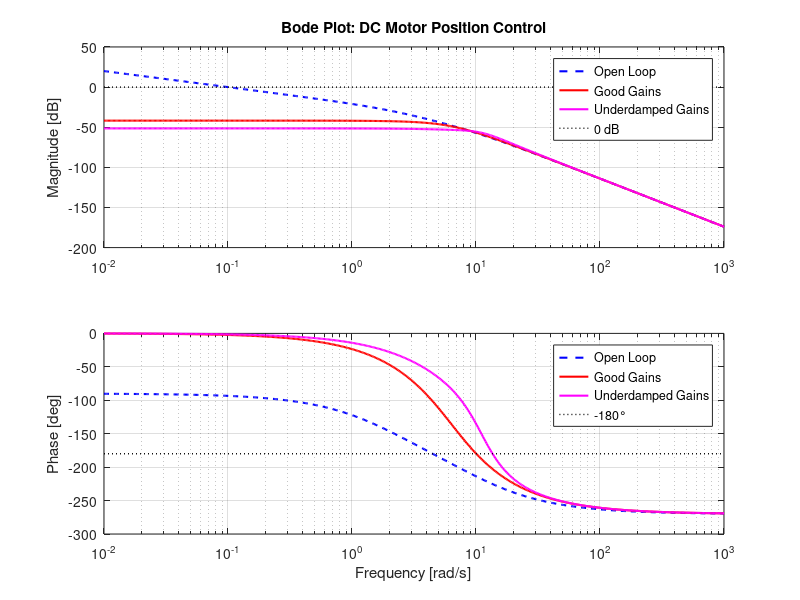
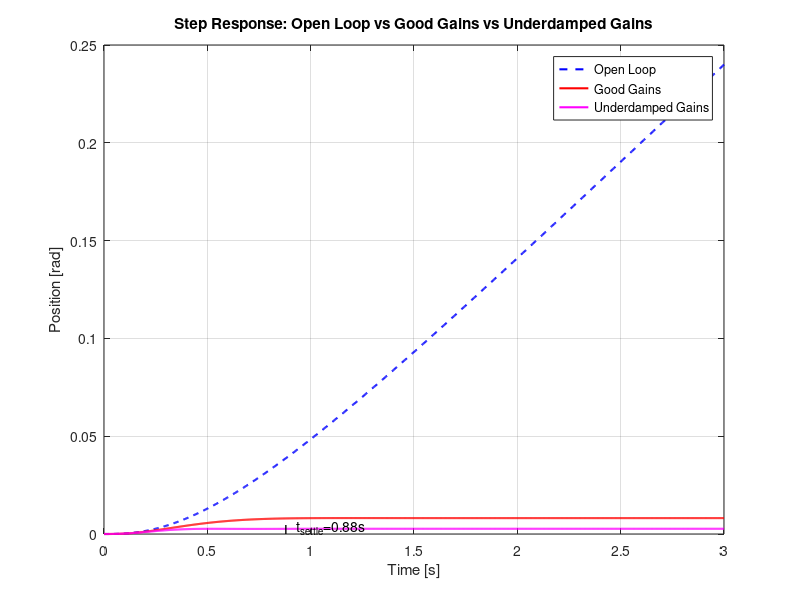

MATLAB code to generate these figures, in order:
% DC Motor Position Control
% Based on UofM CTMS model: https://ctms.engin.umich.edu/CTMS/index.php?example=MotorSpeed&section=SystemModeling
% Extended from velocity to position control by adding position state
%
% States: x = [position; velocity; current]
% Input:  u = voltage
% Output: y = position

clear all;
close all;
pkg load control;

% ── Motor Parameters (from UofM example) ─────────────────────────
J = 0.01;    % Moment of inertia [kg⋅m²]
b = 0.1;     % Viscous friction [N⋅m⋅s/rad]
K = 0.01;    % Motor constant [N⋅m/A = V⋅s/rad]
R = 1.0;     % Armature resistance [Ω]
L = 0.5;     % Armature inductance [H]

% ── State Space (UofM velocity model for reference) ───────────────
% x = [velocity; current]
A_uom = [-b/J,  K/J;
         -K/L, -R/L];
B_uom = [0; 1/L];
C_uom = [1, 0];
D_uom = 0;

sys_uom = ss(A_uom, B_uom, C_uom, D_uom);
fprintf('UofM open loop poles:\n');
eig(A_uom)

% ── Extended to Position Control ──────────────────────────────────
% Add position as first state: position_dot = velocity
% x = [position; velocity; current]
A = [0,    1,     0;
     0,  -b/J,  K/J;
     0,  -K/L, -R/L];

B = [0;
     0;
     1/L];

C = [1, 0, 0];   % measure position
D = 0;

sys_ol = ss(A, B, C, D);

fprintf('\nExtended open loop poles:\n');
ol_poles = eig(A)

% ── Performance Requirements ──────────────────────────────────────
min_convergence = -2.0;   % slowest pole allowed (rad/s)
max_convergence = -50.0;  % fastest pole allowed (rad/s)
min_damping     = 0.55;   % minimum damping ratio

% ── Helper: Check Performance ─────────────────────────────────────
function result = check_performance(poles, min_conv, max_conv, min_damp)
    result = true;
    for i = 1:length(poles)
        sigma = real(poles(i));
        omega = imag(poles(i));
        % Stability
        if sigma >= 0
            result = false;
            return;
        end
        % Convergence rate bounds
        if sigma >= min_conv || sigma <= max_conv
            result = false;
            return;
        end
        % Damping ratio for complex poles
        if abs(omega) > 1e-6
            zeta = -sigma / sqrt(sigma^2 + omega^2);
            if zeta < min_damp
                result = false;
                return;
            end
        end
    end
end

% ── Helper: Print Pole Analysis ───────────────────────────────────
function print_poles(poles, min_damp)
    for i = 1:length(poles)
        sigma = real(poles(i));
        omega = imag(poles(i));
        if abs(omega) > 1e-6
            zeta = -sigma / sqrt(sigma^2 + omega^2);
            wn   = sqrt(sigma^2 + omega^2);
            fprintf('  Pole %d: %+.4f %+.4fj  ->  zeta=%.4f, wn=%.4f rad/s', ...
                    i, sigma, omega, zeta, wn);
            if zeta < min_damp
                fprintf('  *** UNDERDAMPED ***');
            end
        else
            fprintf('  Pole %d: %+.4f (real)', i, sigma);
        end
        fprintf('\n');
    end
end

% ═════════════════════════════════════════════════════════════════
% APPROACH 1: Hand-Tuned PID Gains (Good)
% Designer picks gains directly, we find out where the poles ended up
% ═════════════════════════════════════════════════════════════════
fprintf('\n══════════════════════════════════════════\n');
fprintf('SCENARIO 1: Hand-Tuned Gains (Good)\n');
fprintf('══════════════════════════════════════════\n');

Kp_good     = 123.0;
Kd_good     = 20.49;
Ki_eff_good = 2.0;
K_good = [Kp_good, Kd_good, Ki_eff_good];

fprintf('Hand-tuned gains: Kp=%.4f, Kd=%.4f, Ki_eff=%.4f\n', Kp_good, Kd_good, Ki_eff_good);

A_cl_good = A - B * K_good;
sys_cl_good = ss(A_cl_good, B, C, D);
poles_good = eig(A_cl_good);

fprintf('Resulting poles:\n');
print_poles(poles_good, min_damping);

if check_performance(poles_good, min_convergence, max_convergence, min_damping)
    fprintf('PASS: all performance requirements met\n');
else
    fprintf('FAIL: performance requirements violated\n');
end

% ═════════════════════════════════════════════════════════════════
% APPROACH 2: Hand-Tuned PID Gains (Underdamped)
% Engineer increased Kp chasing faster response - poles look fine
% on paper but damping ratio is too low
% ═════════════════════════════════════════════════════════════════
fprintf('\n══════════════════════════════════════════\n');
fprintf('SCENARIO 2: Hand-Tuned Gains (Underdamped)\n');
fprintf('══════════════════════════════════════════\n');

Kp_bad     = 375.0;
Kd_bad     = 62.49;
Ki_eff_bad = 2.0;
K_bad = [Kp_bad, Kd_bad, Ki_eff_bad];

fprintf('Hand-tuned gains: Kp=%.4f, Kd=%.4f, Ki_eff=%.4f\n', ...
        Kp_bad, Kd_bad, Ki_eff_bad);

A_cl_bad = A - B * K_bad;
sys_cl_bad = ss(A_cl_bad, B, C, D);
poles_bad = eig(A_cl_bad);

fprintf('Resulting poles:\n');
print_poles(poles_bad, min_damping);

if check_performance(poles_bad, min_convergence, max_convergence, min_damping)
    fprintf('PASS: all performance requirements met\n');
else
    fprintf('FAIL: performance requirements violated - would be compile error in C++\n');
end

% ── Bode Plot ─────────────────────────────────────────────────────
figure(1);
w = logspace(-2, 3, 500);

[mag_ol,   phase_ol]   = bode(sys_ol,        w);
[mag_good, phase_good] = bode(sys_cl_good, w);
[mag_bad,  phase_bad]  = bode(sys_cl_bad,    w);

mag_ol    = squeeze(mag_ol);    phase_ol    = squeeze(phase_ol);
mag_good  = squeeze(mag_good);  phase_good  = squeeze(phase_good);
mag_bad   = squeeze(mag_bad);   phase_bad   = squeeze(phase_bad);

subplot(2,1,1);
semilogx(w, 20*log10(mag_ol),            'b--', 'LineWidth', 1.5); hold on;
semilogx(w, 20*log10(mag_good),          'r-',  'LineWidth', 1.5);
semilogx(w, 20*log10(mag_bad),           'm-',  'LineWidth', 1.5);
semilogx([w(1), w(end)], [0, 0],         'k:',  'LineWidth', 1.0);
ylabel('Magnitude [dB]');
title('Bode Plot: DC Motor Position Control');
legend('Open Loop', 'Good Gains', 'Underdamped Gains', '0 dB');
grid on;

subplot(2,1,2);
semilogx(w, phase_ol,                        'b--', 'LineWidth', 1.5); hold on;
semilogx(w, phase_good,                      'r-',  'LineWidth', 1.5);
semilogx(w, phase_bad,                       'm-',  'LineWidth', 1.5);
semilogx([w(1), w(end)], [-180, -180],       'k:',  'LineWidth', 1.0);
ylabel('Phase [deg]');
xlabel('Frequency [rad/s]');
legend('Open Loop', 'Good Gains', 'Underdamped Gains', '-180°');
grid on;

% ── Step Response ─────────────────────────────────────────────────
figure(2);
t = linspace(0, 3, 1000);

[y_ol,   t_ol]   = step(sys_ol,        t);
[y_good, t_good] = step(sys_cl_good, t);
[y_bad,  t_bad]  = step(sys_cl_bad,    t);

plot(t_ol,   y_ol,   'b--', 'LineWidth', 1.5); hold on;
plot(t_good, y_good, 'r-',  'LineWidth', 1.5);
plot(t_bad,  y_bad,  'm-',  'LineWidth', 1.5);

% Settling time for good gains
steady_state = y_good(end);
settled = find(abs(y_good - steady_state) > 0.02 * abs(steady_state));
if ~isempty(settled)
    t_settle = t_good(settled(end));
    fprintf('\nGood gains settling time (2%%): %.3f s\n', t_settle);
    plot([t_settle, t_settle], [0, steady_state], 'k--', 'LineWidth', 1.0);
    text(t_settle + 0.05, steady_state * 0.4, ...
         sprintf('t_{settle}=%.2fs', t_settle));
end

xlabel('Time [s]');
ylabel('Position [rad]');
title('Step Response: Open Loop vs Good Gains vs Underdamped Gains');
legend('Open Loop', 'Good Gains', 'Underdamped Gains');
grid on;
